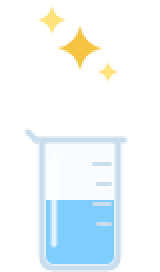
#> input picture savvy-progress/assets/items/0-0-edit1.png, 80 x 136 px, given in place of frames-0.png, which was not available (shown 2 times larger)
$ python make-pack.py ../../savvy-progress/assets/items/0-0-edit1.png ../../savvy-progress/assets/items/0-0-new1.png
#> lines starting #> are read from the running program, lines starting #| are printed output that depends on the picture
"""Cuts the Chrome screenshots from build.sh into a savvy-progress sprite pack.

<state>-<frame>.png        256x272, the agent frames (from the official emotes)
items/<kind>-<state>.png   80x136 (5x4 cells), Chattini's bench items
items/puff<0|1>.png        a deleted file's puff
items/bench*.png           the cafe counter tiles (16x34 px per cell)
<state>~<n>-<frame>.png   alternates of a state, one picked per run
scene-<frame>.png          the planned rows' build loop, 320x170 (20x5 cells)
pack.json                  { name, frames, frameMs, states, variants, items, bench, scene }
"""
import json
import os
import sys

from PIL import Image

WORK, OUT = sys.argv[1], sys.argv[2]
STATES = ['working', 'reading', 'thinking', 'done', 'failed', 'planned', 'overload', 'returned']
# Cells in render-frames.html order: the states, then the alternates as <state>~<n>.
CELLS = STATES + ['done~1', 'done~2', 'failed~1', 'failed~2', 'planned~1', 'overload~1']
VARIANTS = {'done': 3, 'failed': 3, 'planned': 2, 'overload': 2}
FRAMES = 8
SCENE = 16
os.makedirs(f'{OUT}/items', exist_ok=True)

for f in range(FRAMES):
    shot = Image.open(f'{WORK}/frames-{f}.png').convert('RGBA')
#> shot is the input picture: PIL image 80x136 RGBA; mean R, G, B, A 55.6, 64.6, 68.4, 51.3
    for i, s in enumerate(CELLS):
        shot.crop((i * 256, 0, i * 256 + 256, 272)).save(f'{OUT}/{s}-{f}.png', optimize=True)
#> this loop made 14 passes
#> pass 1, `shot.crop((i * 256, 0, i * 256 + 256, 272)).save(f'{OUT}/{s}-{f}.png',..`:
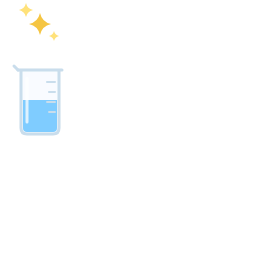
#> saved as working-0.png: PIL image 256x272 RGBA; mean R, G, B, A 8.7, 10.1, 10.7, 8; transparent parts drawn white
#> pass 2 of the loop `for f in range(FRAMES):`:
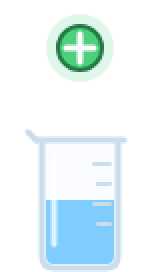
#> input picture savvy-progress/assets/items/0-0-new1.png, 80 x 136 px, given in place of frames-1.png, which was not available (shown 2 times larger)
#> shot is the input picture: PIL image 80x136 RGBA; mean R, G, B, A 55.8, 75.9, 77, 58.3
#> the loop `for i, s in enumerate(CELLS):` made 14 passes
#> pass 1, `shot.crop((i * 256, 0, i * 256 + 256, 272)).save(f'{OUT}/{s}-{f}.png',..`:
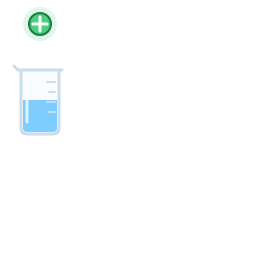
#> saved as working-1.png: PIL image 256x272 RGBA; mean R, G, B, A 8.7, 11.9, 12, 9.1; transparent parts drawn white
#> (the run stopped early here; a loop or call above may not have finished)
